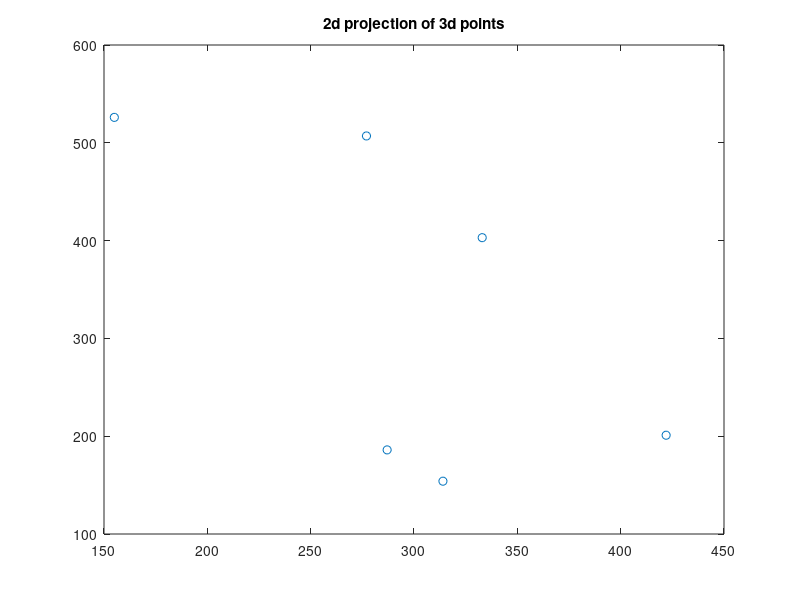
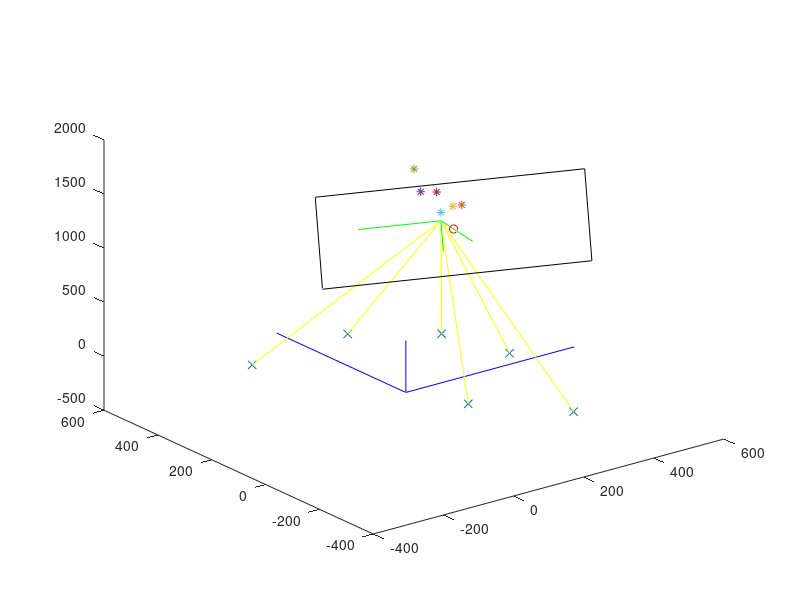

These charts were generated, in order, by the following MATLAB code:
%% Parameter preparation
au=557.0943; av=712.9824; u0=326.3819; v0=298.6679;
f=80 ;
Tx=100 ; Ty=0 ; Tz=1500;
Phix=0.8*pi/2; Phiy=-1.8*pi/2; Phix1=pi/5;

%% Intrinsic and extrinsic matrix
in_mat = [au, 0, u0, 0; 0, av, v0, 0; 0, 0, 1, 0]; % intrinsic matrix
Rot_x = [1, 0, 0; 0, -cos(Phix), sin(Phix); 0, sin(Phix), cos(Phix)];
Rot_y = [cos(Phiy), 0, sin(Phiy); 0, 1, 0; -sin(Phiy), 0, cos(Phiy)];
Rot_x1 = [1, 0, 0; 0, -cos(Phix1), sin(Phix1); 0, sin(Phix1), cos(Phix1)];

cRw = Rot_x * Rot_y * Rot_x1; % rotation matrix
cTw = [Tx; Ty; Tz];           % tranlation matrix
mat_0 = [0, 0, 0];
ex_mat = [cRw, cTw; mat_0, 1];% extrinsic matrix

% results
disp('Intrinsic matrix : ');
disp(in_mat);
disp('Extrinsic matrix : ');
disp(ex_mat);

%% Define the number of points
pt_num = 6;
fprintf('The number of points is %d. \n\n', pt_num);

%% Generate 3d points
pt_set_3d = rand(pt_num,3)*960-480; % range[-480:480;-480:480;-480:480]
ones_pt_num = ones(pt_num,1);
pt_set_3d = [pt_set_3d ones_pt_num];
disp('3d points : ');
disp(pt_set_3d);

%% Projection: 2d points
pt_set_2d = zeros(pt_num,3);
for n = 1:pt_num
    pt_set_2d(n,:) = in_mat * ex_mat * [pt_set_3d(n,1); pt_set_3d(n,2);
        pt_set_3d(n,3);pt_set_3d(n,4)];    
    pt_set_2d(n,1) = pt_set_2d(n,1)/pt_set_2d(n,3); % normalization
    pt_set_2d(n,2) = pt_set_2d(n,2)/pt_set_2d(n,3);
end
pt_set_2d(:,3) = [];  % delete the 3rd components
disp('2d points :');
disp(pt_set_2d);

%% Draw 2d points
pt_set_2d_pxl = round(pt_set_2d);
figure(1);   
plot(pt_set_2d_pxl(:,1),pt_set_2d_pxl(:,2),'o');
title('2d projection of 3d points');

%% Transformation matrix from Method of Hall
Q = zeros(2*pt_num,11);
B = zeros(2*pt_num,1);
for n = 1:2:(2*pt_num-1)
    Q(n,:) = [pt_set_3d((n+1)/2,1), pt_set_3d((n+1)/2,2), pt_set_3d((n+1)/2,3), ...
              1, 0, 0, 0, 0, (-pt_set_2d((n+1)/2,1)*pt_set_3d((n+1)/2,1)), ...
             (-pt_set_2d((n+1)/2,1)*pt_set_3d((n+1)/2,2)), ...
             (-pt_set_2d((n+1)/2,1)*pt_set_3d((n+1)/2,3))];
    Q(n+1,:) = [0, 0, 0, 0, pt_set_3d((n+1)/2,1), pt_set_3d((n+1)/2,2), ...
               pt_set_3d((n+1)/2,3), 1, (-pt_set_2d((n+1)/2,2)*pt_set_3d((n+1)/2,1)), ...
               (-pt_set_2d((n+1)/2,2)*pt_set_3d((n+1)/2,2)), ...
               (-pt_set_2d((n+1)/2,2)*pt_set_3d((n+1)/2,3))];
    B(n,:) = pt_set_2d((n+1)/2,1);
    B(n+1,:) = pt_set_2d((n+1)/2,2);
end
A = [inv(Q'*Q)*Q'*B;1];
A = reshape(A, [4,3])';
disp('Transformation matrix from Hall : ');
disp(A);

%% Transformation matrix from intrinsic and extrinsic matrice
trans_mat = in_mat * ex_mat;
trans_mat_uni = trans_mat/trans_mat(end);
disp('Transformation matrix from intrinsic and extrinsic matrice : ');
disp(trans_mat_uni);

%% Add noise to 2d points
range_noi = 3;    % range of Gaussain noise
noise = range_noi*randn(pt_num,2)*0.5;
pt_set_2d_noi = pt_set_2d + noise;

%% Transformation matrix from Hall(2d points with noise)
Q_n = zeros(2*pt_num,11);
B_n = zeros(2*pt_num,1);
for n = 1:2:(2*pt_num-1)
    Q_n(n,:) = [pt_set_3d((n+1)/2,1), pt_set_3d((n+1)/2,2), pt_set_3d((n+1)/2,3), 1, 0, 0, 0, 0, ...
        (-pt_set_2d_noi((n+1)/2,1)*pt_set_3d((n+1)/2,1)), (-pt_set_2d_noi((n+1)/2,1)*pt_set_3d((n+1)/2,2)), ...
        (-pt_set_2d_noi((n+1)/2,1)*pt_set_3d((n+1)/2,3))];
    Q_n(n+1,:) = [0, 0, 0, 0, pt_set_3d((n+1)/2,1), pt_set_3d((n+1)/2,2), pt_set_3d((n+1)/2,3), 1, ...
        (-pt_set_2d_noi((n+1)/2,2)*pt_set_3d((n+1)/2,1)), (-pt_set_2d_noi((n+1)/2,2)*pt_set_3d((n+1)/2,2)), ...
        (-pt_set_2d_noi((n+1)/2,2)*pt_set_3d((n+1)/2,3))];
    B_n(n,:) = pt_set_2d_noi((n+1)/2,1);
    B_n(n+1,:) = pt_set_2d_noi((n+1)/2,2);
end
A_n = [inv(Q_n'*Q_n)*Q_n'*B_n;1];
A_n = reshape(A_n, [4,3])';
disp('Transformation matrix from Hall(2d points with noise) : ');
disp(A_n);

%% 2d points from estimated transformation(Hall)
pt_set_2d_n = zeros(pt_num,3);
for n = 1:pt_num
    pt_set_2d_n(n,:) = A_n * [pt_set_3d(n,1); pt_set_3d(n,2);
        pt_set_3d(n,3);pt_set_3d(n,4)];
    pt_set_2d_n(n,1) = pt_set_2d_n(n,1)/pt_set_2d_n(n,3);
    pt_set_2d_n(n,2) = pt_set_2d_n(n,2)/pt_set_2d_n(n,3);
end
pt_set_2d_n(:,3) = [];
disp('2d points from estimated transformation(Hall) :');
disp(pt_set_2d_n);

%% Check accuracy computing the discrepancy between points (Hall)
dist = [];
for n = 1:pt_num
    dist(n) = sqrt((pt_set_2d_n(n,2)-pt_set_2d(n,2))^2 + ...
                   (pt_set_2d_n(n,1)-pt_set_2d(n,1))^2);
end
dist = mean(dist);
disp('Discrepancy between points(Hall): ');
disp(dist);

%% Conpute X matrix
Q_fauge = zeros(2*pt_num,11);
B_fauge = zeros(2*pt_num,1);
for n = 1:2:(2*pt_num-1)
    Q_fauge(n,:) = [pt_set_3d((n+1)/2,1), pt_set_3d((n+1)/2,2), pt_set_3d((n+1)/2,3), ...
        (-pt_set_2d((n+1)/2,1)*pt_set_3d((n+1)/2,1)), (-pt_set_2d((n+1)/2,1)*pt_set_3d((n+1)/2,2)), ...
        (-pt_set_2d((n+1)/2,1)*pt_set_3d((n+1)/2,3)), 0, 0, 0, 1, 0];
    Q_fauge(n+1,:) = [0, 0, 0, (-pt_set_2d((n+1)/2,2)*pt_set_3d((n+1)/2,1)), ...
        (-pt_set_2d((n+1)/2,2)*pt_set_3d((n+1)/2,2)), (-pt_set_2d((n+1)/2,2)*pt_set_3d((n+1)/2,3)), ...
        pt_set_3d((n+1)/2,1), pt_set_3d((n+1)/2,2), pt_set_3d((n+1)/2,3), 0, 1];
    B_fauge(n,:) = pt_set_2d((n+1)/2,1);
    B_fauge(n+1,:) = pt_set_2d((n+1)/2,2);
end
X = inv(Q_fauge'*Q_fauge)*Q_fauge'*B_fauge;
disp('X matrix from Faugeras');
disp(X);

%% Extract camera parameters
T1 = X(1:3);  T2 = X(4:6);  T3 = X(7:9);
T1 = T1';     T2 = T2';     T3 = T3';
C1 = X(10);   C2 = X(11);
u0_f = (T1*T2')/(norm(T2)^2);
v0_f = T2*T3'/(norm(T2)^2);
au_f = norm(cross(T1',T2'))/(norm(T2)^2);
av_f = norm(cross(T2',T3'))/(norm(T2)^2);
r1_f = norm(T2)/norm(cross(T1',T2'))*(T1-(T1*T2'/(norm(T2)^2))*T2);
r2_f = norm(T2)/norm(cross(T2',T3'))*(T3-(T2*T3'/(norm(T2)^2))*T2);
r3_f = T2/norm(T2);
tx_f = norm(T2)/norm(cross(T1',T2'))*(C1-T1*T2'/(norm(T2)^2));
ty_f = norm(T2)/norm(cross(T2',T3'))*(C2-T2*T3'/(norm(T2)^2));
tz_f = 1/norm(T2);

%% Compute transformation matrix from Faugeras
in_mat_f = [au, 0, u0, 0; 0, av, v0, 0; 0, 0, 1, 0];
ex_mat_f = [r1_f(1), r1_f(2), r1_f(3), tx_f;
            r2_f(1), r2_f(2), r2_f(3), ty_f;
            r3_f(1), r3_f(2), r3_f(3), tz_f;
            0, 0, 0, 1];
A_fauge = in_mat_f * ex_mat_f;
A_fauge = A_fauge/A_fauge(end);
disp('Transformation matrix from Faugeras : ');
disp(A_fauge);

%% Conpute X matrix (with noise)
Q_fauge_noi = zeros(2*pt_num,11);
B_fauge_noi = zeros(2*pt_num,1);
for n = 1:2:(2*pt_num-1)
    Q_fauge_noi(n,:) = [pt_set_3d((n+1)/2,1), pt_set_3d((n+1)/2,2), pt_set_3d((n+1)/2,3), ...
        (-pt_set_2d_noi((n+1)/2,1)*pt_set_3d((n+1)/2,1)), (-pt_set_2d_noi((n+1)/2,1)*pt_set_3d((n+1)/2,2)), ...
        (-pt_set_2d_noi((n+1)/2,1)*pt_set_3d((n+1)/2,3)), 0, 0, 0, 1, 0];
    Q_fauge_noi(n+1,:) = [0, 0, 0, (-pt_set_2d_noi((n+1)/2,2)*pt_set_3d((n+1)/2,1)), ...
        (-pt_set_2d_noi((n+1)/2,2)*pt_set_3d((n+1)/2,2)), (-pt_set_2d_noi((n+1)/2,2)*pt_set_3d((n+1)/2,3)), ...
        pt_set_3d((n+1)/2,1), pt_set_3d((n+1)/2,2), pt_set_3d((n+1)/2,3), 0, 1];
    B_fauge_noi(n,:) = pt_set_2d_noi((n+1)/2,1);
    B_fauge_noi(n+1,:) = pt_set_2d_noi((n+1)/2,2);
end
X_noi = inv(Q_fauge_noi'*Q_fauge_noi)*Q_fauge_noi'*B_fauge_noi;
disp('X matrix from Faugeras(with noise) : ');
disp(X_noi);

%% Extract camera parameters
T1_noi = X_noi(1:3);  T2_noi = X_noi(4:6);  T3_noi = X_noi(7:9);
T1_noi = T1_noi';     T2_noi = T2_noi';     T3_noi = T3_noi';
C1_noi = X_noi(10);   C2_noi = X_noi(11);
u0_f_noi = (T1_noi*T2_noi')/(norm(T2_noi)^2);
v0_f_noi = T2_noi*T3_noi'/(norm(T2_noi)^2);
au_f_noi = norm(cross(T1_noi',T2_noi'))/(norm(T2_noi)^2);
av_f_noi = norm(cross(T2_noi',T3_noi'))/(norm(T2_noi)^2);
r1_f_noi = norm(T2_noi)/norm(cross(T1_noi',T2_noi'))*(T1_noi-(T1_noi*T2_noi'/(norm(T2_noi)^2))*T2_noi);
r2_f_noi = norm(T2_noi)/norm(cross(T2_noi',T3_noi'))*(T3_noi-(T2_noi*T3_noi'/(norm(T2_noi)^2))*T2_noi);
r3_f_noi = T2_noi/norm(T2_noi);
tx_f_noi = norm(T2_noi)/norm(cross(T1_noi',T2_noi'))*(C1_noi-T1_noi*T2_noi'/(norm(T2_noi)^2));
ty_f_noi = norm(T2_noi)/norm(cross(T2_noi',T3_noi'))*(C2_noi-T2_noi*T3_noi'/(norm(T2_noi)^2));
tz_f_noi = 1/norm(T2_noi);

%% Compute transformation matrix from Faugeras(with noise)
in_mat_f_n = [au_f_noi, 0, u0_f_noi, 0; 0, av_f_noi, v0, 0; 0, 0, 1, 0];
ex_mat_f_n = [r1_f_noi(1), r1_f_noi(2), r1_f_noi(3), tx_f_noi;
            r2_f_noi(1), r2_f_noi(2), r2_f_noi(3), ty_f_noi;
            r3_f_noi(1), r3_f_noi(2), r3_f_noi(3), tz_f_noi;
            0, 0, 0, 1];
A_fauge_n = in_mat_f_n * ex_mat_f_n;
A_fauge_n = A_fauge_n/A_fauge_n(end);
disp('Transformation matrix from Faugeras(with noise) : ');
disp(A_fauge_n);

%% 2d points from estimated transformation(Faugeras)
pt_set_2d_f = zeros(pt_num,3);
for n = 1:pt_num
    pt_set_2d_f(n,:) = A_fauge_n * [pt_set_3d(n,1); pt_set_3d(n,2);
        pt_set_3d(n,3);pt_set_3d(n,4)];
    pt_set_2d_f(n,1) = pt_set_2d_f(n,1)/pt_set_2d_f(n,3);
    pt_set_2d_f(n,2) = pt_set_2d_f(n,2)/pt_set_2d_f(n,3);
end
pt_set_2d_f(:,3) = [];
disp('2d points from estimated transformation(Faugeras) :');
disp(pt_set_2d_f);

%% Check accuracy computing the discrepancy between points (Faugeras)
dist_f = [];
for n = 1:pt_num
    dist_f(n) = sqrt((pt_set_2d_f(n,2)-pt_set_2d(n,2))^2 + ...
                   (pt_set_2d_f(n,1)-pt_set_2d(n,1))^2);
end
dist_f = mean(dist_f);
disp('Discrepancy between points(Faugeras): ');
disp(dist_f);

%% World coordinate
wP0 = [0, 0, 0];     % origin points
wPx = [480, 0, 0];   % 3 axis
wPy = [0, 480, 0];
wPz = [0, 0, 480];
figure;
plot3([wP0(1) wPx(1)], [wP0(2) wPx(2)], [wP0(3) wPx(3)], 'b');
hold on;
plot3([wP0(1) wPy(1)], [wP0(2) wPy(2)], [wP0(3) wPy(3)], 'b');
hold on;
plot3([wP0(1) wPz(1)], [wP0(2) wPz(2)], [wP0(3) wPz(3)], 'b');
hold on;

%% Camera coordinate
cP0 = [0, 0, 0, 1]';      % points in camera coordinate
cPx = [200, 0, 0, 1]';
cPy = [0, 200, 0, 1]';
cPz = [0, 0, 200, 1]';
wC0 = ex_mat * cP0;       % points in world coordinate
wCx = ex_mat * cPx;
wCy = ex_mat * cPy;
wCz = ex_mat * cPz;
plot3([wC0(1) wCx(1)], [wC0(2) wCx(2)], [wC0(3) wCx(3)], 'g');
hold on;
plot3([wC0(1) wCy(1)], [wC0(2) wCy(2)], [wC0(3) wCy(3)], 'g');
hold on;
plot3([wC0(1) wCz(1)], [wC0(2) wCz(2)], [wC0(3) wCz(3)], 'g');
hold on;

%% Focal point
rF0 = [0, 0, 0, 1]';     % focal point in retina plane
trans_f = [1,0,0,0;0,1,0,0;0,0,1,f;0,0,0,1];
wF0 = ex_mat * trans_f * rF0;   % focal point in world coordinate
plot3(wF0(1), wF0(2), wF0(3), 'or');
hold on;

%% 3d points
scatter3(pt_set_3d(:,1), pt_set_3d(:,2), pt_set_3d(:,3), 'xb');
hold on;

%% Optical rays from 3d points 
for n = 1:pt_num
    plot3([pt_set_3d(n,1) wC0(1)], [pt_set_3d(n,2) wC0(2)], [pt_set_3d(n,3) wC0(3)],'y');
    hold on;
end

%% Image plane
rR1 = [-u0, v0, 0, 1]'; % 4 corners in image plane
rR2 = [u0, v0, 0, 1]';
rR3 = [-u0, -v0, 0, 1]';
rR4 = [u0, -v0, 0, 1]';
wR1 = ex_mat * trans_f * rR1;  % 4 corners in world coordinate
wR2 = ex_mat * trans_f * rR2;
wR3 = ex_mat * trans_f * rR3;
wR4 = ex_mat * trans_f * rR4;
plot3([wR1(1) wR2(1)], [wR1(2) wR2(2)], [wR1(3) wR2(3)], 'k');
hold on;
plot3([wR2(1) wR4(1)], [wR2(2) wR4(2)], [wR2(3) wR4(3)], 'k');
hold on;
plot3([wR3(1) wR4(1)], [wR3(2) wR4(2)], [wR3(3) wR4(3)], 'k');
hold on;
plot3([wR3(1) wR1(1)], [wR3(2) wR1(2)], [wR3(3) wR1(3)], 'k');
hold on;

%% 2d projection on retina plane
cPt_2d = [];
rPt_2d = [];
for n = 1:pt_num
    cPt_2d(n,:) = inv(ex_mat) * pt_set_3d(n,:)';% 2d points in camera coordinate
    rPt_2d(n,1) = f * cPt_2d(n,1)/cPt_2d(n,3);  % 2d points in retina plane
    rPt_2d(n,2) = f * cPt_2d(n,2)/cPt_2d(n,3);
end
zero_z = zeros(pt_num, 1);
one_num = ones(pt_num, 1);
rPt_2d = [rPt_2d zero_z one_num];
for n = 1:pt_num
    wPt_2d(n,:) = ex_mat * trans_f * rPt_2d(n,:)'; % 2d points in world coordinate
end
for n = 1:pt_num
scatter3(wPt_2d(n,1), wPt_2d(n,2), wPt_2d(n,3), '*c');
hold on;
end




